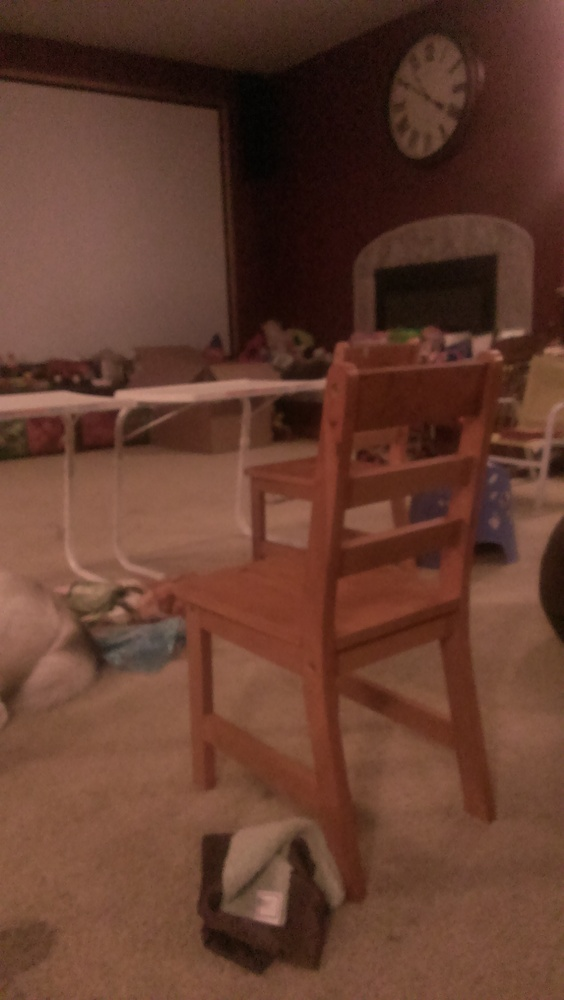
#> input picture IMAG0224.jpg, 564 x 1000 px, shrunk from 1840 x 3264 before the run
$ python DoubleImageDistance.py   (Python 2 division)   (older library calls are emulated)
#> lines starting #> are read from the running program, lines starting #| are printed output that depends on the picture
import cv2
import numpy as np
from matplotlib import pyplot as plt

def drawlines(img1,img2,lines,pts1,pts2):
    '''img1 - image on which we draw the epilines for the points in img2
    lines - corresponding epilines '''
    r,c = img1.shape
    img1 = cv2.cvtColor(img1,cv2.COLOR_GRAY2BGR)
    img2 = cv2.cvtColor(img2,cv2.COLOR_GRAY2BGR)
    for r,pt1,pt2 in zip(lines,pts1,pts2):
        color = tuple(np.random.randint(0,255,3).tolist())
        x0,y0 = map(int, [0, -r[2]/r[1] ])
        x1,y1 = map(int, [c, -(r[2]+r[0]*c)/r[1] ])
        img1 = cv2.line(img1, (x0,y0), (x1,y1), color,1)
        img1 = cv2.circle(img1,tuple(pt1),5,color,-1)
        img2 = cv2.circle(img2,tuple(pt2),5,color,-1)
    return img1,img2


img1 = cv2.imread('IMAG0224.jpg',0) #queryimage # left image
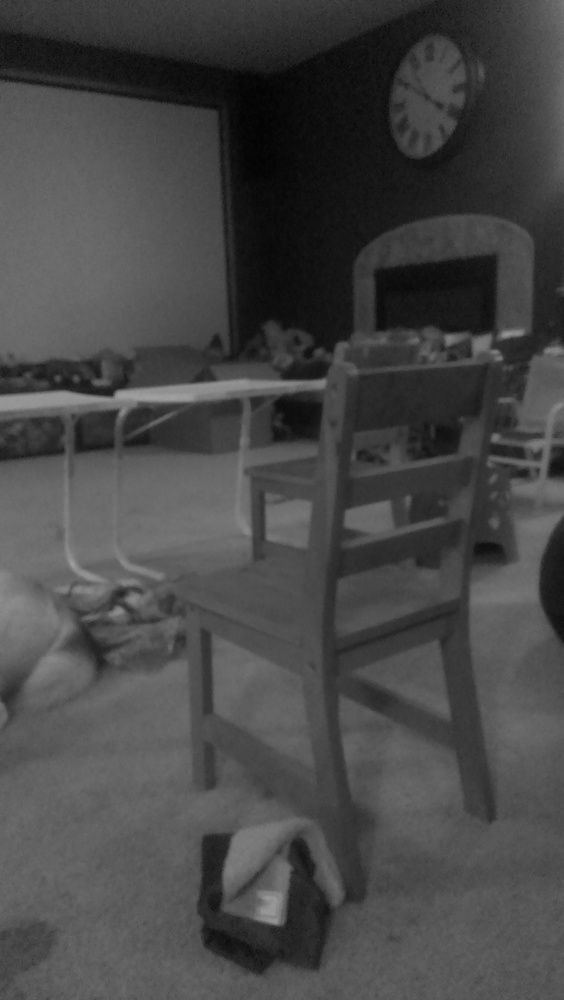
#> img1: shape (1000, 564); min 2, max 163, mean 71
img2 = cv2.imread('IMAG0223.jpg',0) #trainimage # right image
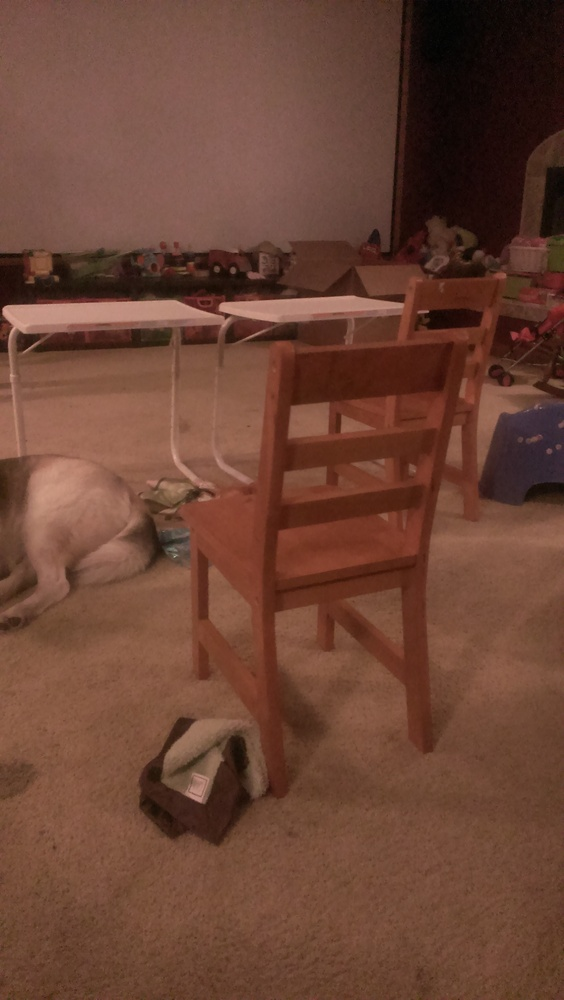
#> input picture IMAG0223.jpg, 564 x 1000 px, shrunk from 1840 x 3264 before the run
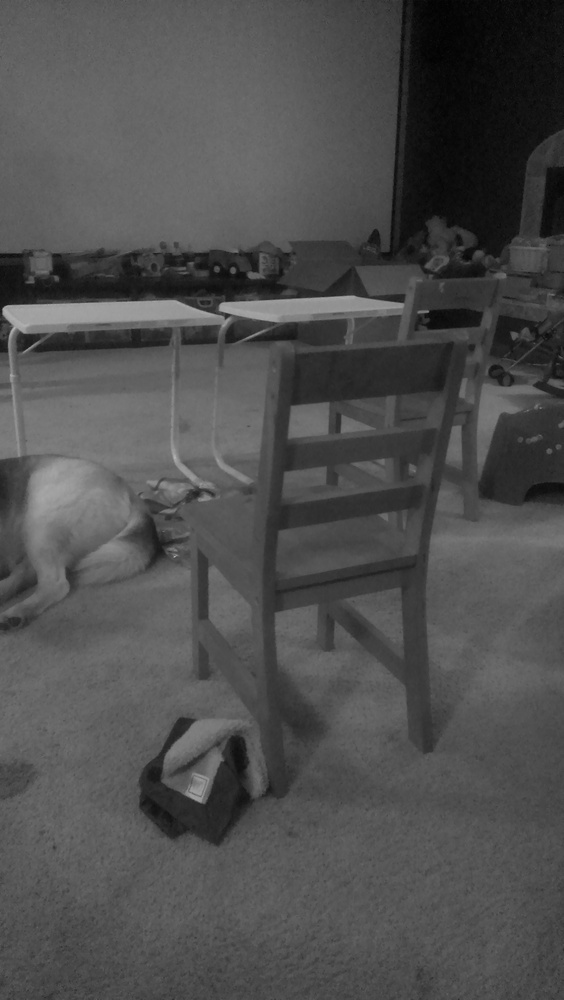
#> img2: shape (1000, 564); min 1, max 180, mean 78.5
#> (the run stopped early here; a loop or call above may not have finished)
